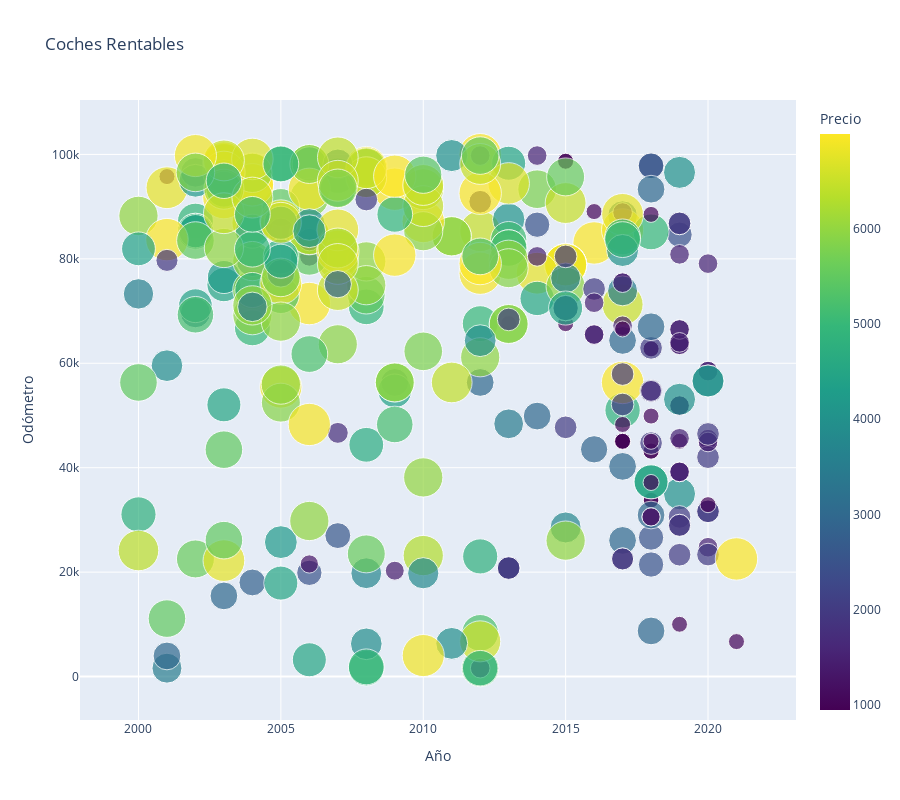

The code cell stored with this chart in its notebook:
### Code cell
plt.figure(figsize=(10, 8))
fig = px.scatter(coches_rentables, x='year', y='odometer', size='price', color='price', hover_name='manufacturer',
                 labels={'year': 'Año', 'odometer': 'Odómetro', 'price': 'Precio', 'manufacturer': 'Fabricante', 'model': 'Modelo', 'condition': 'Condición'},
                 title='Coches Rentables',
                 color_continuous_scale='Viridis',
                 size_max=30,
                 height=800)


fig.show()

### Figure 1 — Plotly figure (JSON) as saved in the notebook; plotly's stock layout.template omitted (floating-point values rounded to 4 significant figures; data arrays with more than 128 entries replaced by an {"elided": "..."} marker saying what was removed)
{"data": [{"hovertemplate": "<b>%{hovertext}</b><br><br>Año=%{x}<br>Odómetro=%{y}<br>Precio=%{marker.color}<extra></extra>", "hovertext": {"elided": "345 str values"}, "legendgroup": "", "marker": {"color": {"elided": "345 int values"}, "coloraxis": "coloraxis", "size": {"elided": "345 int values"}, "sizemode": "area", "sizeref": 7.777, "symbol": "circle"}, "mode": "markers", "name": "", "orientation": "v", "showlegend": false, "type": "scatter", "x": {"elided": "345 int values"}, "xaxis": "x", "y": {"elided": "345 int values"}, "yaxis": "y"}], "layout": {"coloraxis": {"colorbar": {"title": {"text": "Precio"}}, "colorscale": [[0, "#440154"], [0.1111, "#482878"], [0.2222, "#3e4989"], [0.3333, "#31688e"], [0.4444, "#26828e"], [0.5556, "#1f9e89"], [0.6667, "#35b779"], [0.7778, "#6ece58"], [0.8889, "#b5de2b"], [1, "#fde725"]]}, "height": 800, "legend": {"itemsizing": "constant", "tracegroupgap": 0}, "title": {"text": "Coches Rentables"}, "xaxis": {"anchor": "y", "domain": [0, 1], "title": {"text": "Año"}}, "yaxis": {"anchor": "x", "domain": [0, 1], "title": {"text": "Odómetro"}}}}
